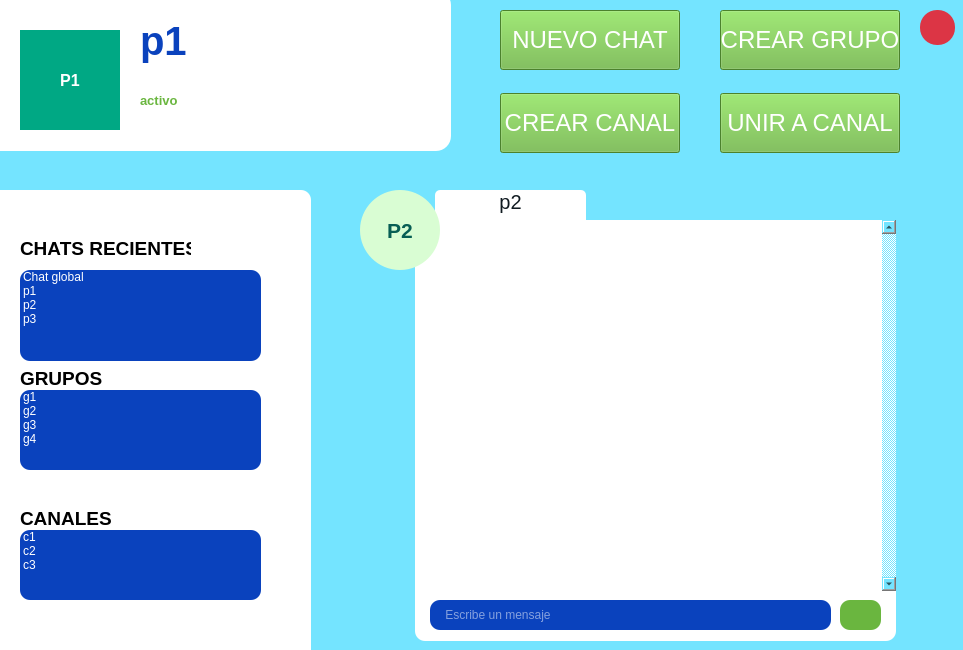
<?xml version="1.0" encoding="UTF-8"?>
<ui version="4.0">
 <class>Principal</class>
 <widget class="QMainWindow" name="Principal">
  <property name="geometry">
   <rect>
    <x>0</x>
    <y>0</y>
    <width>963</width>
    <height>650</height>
   </rect>
  </property>
  <property name="cursor">
   <cursorShape>ArrowCursor</cursorShape>
  </property>
  <property name="contextMenuPolicy">
   <enum>Qt::ContextMenuPolicy::NoContextMenu</enum>
  </property>
  <property name="windowTitle">
   <string>Mensajes</string>
  </property>
  <property name="windowIcon">
   <iconset theme="QIcon::ThemeIcon::AddressBookNew"/>
  </property>
  <property name="windowOpacity">
   <double>0.950000000000000</double>
  </property>
  <property name="styleSheet">
   <string notr="true">background-color: #74e4ff;

</string>
  </property>
  <widget class="QWidget" name="centralwidget">
   <widget class="QGroupBox" name="groupBox">
    <property name="geometry">
     <rect>
      <x>-20</x>
      <y>-10</y>
      <width>471</width>
      <height>161</height>
     </rect>
    </property>
    <property name="styleSheet">
     <string notr="true">background-color: rgb(255, 255, 255);border-radius: 15px;</string>
    </property>
    <property name="title">
     <string/>
    </property>
    <property name="flat">
     <bool>false</bool>
    </property>
    <widget class="QLabel" name="perfilnombre">
     <property name="geometry">
      <rect>
       <x>160</x>
       <y>20</y>
       <width>211</width>
       <height>61</height>
      </rect>
     </property>
     <property name="font">
      <font>
       <pointsize>30</pointsize>
       <bold>true</bold>
      </font>
     </property>
     <property name="styleSheet">
      <string notr="true">font-weight: 700; color: #0a42bd;
background-color: rgb(255, 255, 255);</string>
     </property>
     <property name="text">
      <string>p1</string>
     </property>
    </widget>
    <widget class="QLabel" name="profileStatus">
     <property name="geometry">
      <rect>
       <x>160</x>
       <y>100</y>
       <width>81</width>
       <height>20</height>
      </rect>
     </property>
     <property name="minimumSize">
      <size>
       <width>20</width>
       <height>20</height>
      </size>
     </property>
     <property name="baseSize">
      <size>
       <width>20</width>
       <height>20</height>
      </size>
     </property>
     <property name="font">
      <font>
       <pointsize>10</pointsize>
       <bold>true</bold>
      </font>
     </property>
     <property name="styleSheet">
      <string notr="true">color: #6ab63f; font-size: 10pt;</string>
     </property>
     <property name="lineWidth">
      <number>7</number>
     </property>
     <property name="text">
      <string>activo</string>
     </property>
     <property name="textFormat">
      <enum>Qt::TextFormat::PlainText</enum>
     </property>
    </widget>
    <widget class="QLabel" name="perfilAvatar">
     <property name="geometry">
      <rect>
       <x>40</x>
       <y>40</y>
       <width>100</width>
       <height>100</height>
      </rect>
     </property>
     <property name="minimumSize">
      <size>
       <width>100</width>
       <height>100</height>
      </size>
     </property>
     <property name="maximumSize">
      <size>
       <width>80</width>
       <height>80</height>
      </size>
     </property>
     <property name="styleSheet">
      <string notr="true">
background: #00a884; color: white; border-radius: 0px; font-size: 16px; font-weight: 700; </string>
     </property>
     <property name="text">
      <string>P1</string>
     </property>
     <property name="alignment">
      <set>Qt::AlignmentFlag::AlignCenter</set>
     </property>
    </widget>
   </widget>
   <widget class="QToolButton" name="searchButton">
    <property name="geometry">
     <rect>
      <x>600</x>
      <y>190</y>
      <width>30</width>
      <height>33</height>
     </rect>
    </property>
    <property name="toolTip">
     <string>&lt;html&gt;&lt;head/&gt;&lt;body&gt;&lt;p align=&quot;justify&quot;&gt;Actualizar&lt;/p&gt;&lt;/body&gt;&lt;/html&gt;</string>
    </property>
    <property name="autoFillBackground">
     <bool>false</bool>
    </property>
    <property name="styleSheet">
     <string notr="true">border: 0; font-size: 22px; color: rgb(0, 0, 0);</string>
    </property>
    <property name="text">
     <string/>
    </property>
    <property name="icon">
     <iconset theme="QIcon::ThemeIcon::ViewRefresh"/>
    </property>
   </widget>
   <widget class="QTextEdit" name="txtMsgs">
    <property name="geometry">
     <rect>
      <x>415</x>
      <y>220</y>
      <width>481</width>
      <height>421</height>
     </rect>
    </property>
    <property name="font">
     <font>
      <stylestrategy>PreferDefault</stylestrategy>
     </font>
    </property>
    <property name="styleSheet">
     <string notr="true">background-color: rgb(255, 255, 255);border-radius:10px;padding-bottom:50px;</string>
    </property>
    <property name="frameShape">
     <enum>QFrame::Shape::StyledPanel</enum>
    </property>
    <property name="verticalScrollBarPolicy">
     <enum>Qt::ScrollBarPolicy::ScrollBarAlwaysOn</enum>
    </property>
    <property name="readOnly">
     <bool>true</bool>
    </property>
   </widget>
   <widget class="QLabel" name="avatar">
    <property name="geometry">
     <rect>
      <x>360</x>
      <y>190</y>
      <width>80</width>
      <height>80</height>
     </rect>
    </property>
    <property name="minimumSize">
     <size>
      <width>80</width>
      <height>80</height>
     </size>
    </property>
    <property name="maximumSize">
     <size>
      <width>60</width>
      <height>60</height>
     </size>
    </property>
    <property name="layoutDirection">
     <enum>Qt::LayoutDirection::LeftToRight</enum>
    </property>
    <property name="styleSheet">
     <string notr="true">background: #d9fdd3; color: #075e54; border-radius: 40px; font-size: 21px; font-weight: 700;</string>
    </property>
    <property name="text">
     <string>P2</string>
    </property>
    <property name="alignment">
     <set>Qt::AlignmentFlag::AlignCenter</set>
    </property>
   </widget>
   <widget class="QLineEdit" name="txtSend">
    <property name="geometry">
     <rect>
      <x>430</x>
      <y>600</y>
      <width>401</width>
      <height>30</height>
     </rect>
    </property>
    <property name="styleSheet">
     <string notr="true">background-color: #0a42bd;
color: rgb(255, 255, 255);border-radius:10px;</string>
    </property>
    <property name="maxLength">
     <number>1023</number>
    </property>
    <property name="frame">
     <bool>false</bool>
    </property>
    <property name="placeholderText">
     <string>    Escribe un mensaje</string>
    </property>
   </widget>
   <widget class="QPushButton" name="btnSend">
    <property name="geometry">
     <rect>
      <x>840</x>
      <y>600</y>
      <width>41</width>
      <height>30</height>
     </rect>
    </property>
    <property name="styleSheet">
     <string notr="true">background-color:#6ab63f;border-radius:10px;</string>
    </property>
    <property name="text">
     <string/>
    </property>
    <property name="icon">
     <iconset theme="QIcon::ThemeIcon::DocumentSend"/>
    </property>
   </widget>
   <widget class="QLabel" name="title">
    <property name="geometry">
     <rect>
      <x>435</x>
      <y>190</y>
      <width>151</width>
      <height>41</height>
     </rect>
    </property>
    <property name="sizePolicy">
     <sizepolicy hsizetype="Expanding" vsizetype="Preferred">
      <horstretch>0</horstretch>
      <verstretch>0</verstretch>
     </sizepolicy>
    </property>
    <property name="font">
     <font>
      <pointsize>15</pointsize>
      <fontweight>ExtraLight</fontweight>
     </font>
    </property>
    <property name="layoutDirection">
     <enum>Qt::LayoutDirection::LeftToRight</enum>
    </property>
    <property name="styleSheet">
     <string notr="true">font-weight: 200; color: #111b21;
background-color: rgb(255, 255, 255);border-radius:5px;</string>
    </property>
    <property name="frameShape">
     <enum>QFrame::Shape::Panel</enum>
    </property>
    <property name="frameShadow">
     <enum>QFrame::Shadow::Plain</enum>
    </property>
    <property name="text">
     <string>p2</string>
    </property>
    <property name="alignment">
     <set>Qt::AlignmentFlag::AlignHCenter|Qt::AlignmentFlag::AlignTop</set>
    </property>
   </widget>
   <widget class="QPushButton" name="join_channel">
    <property name="geometry">
     <rect>
      <x>720</x>
      <y>93</y>
      <width>180</width>
      <height>60</height>
     </rect>
    </property>
    <property name="font">
     <font>
      <pointsize>18</pointsize>
     </font>
    </property>
    <property name="styleSheet">
     <string notr="true">background-color: #6ab63f;
color: rgb(255, 255, 255);</string>
    </property>
    <property name="text">
     <string>UNIR A CANAL</string>
    </property>
   </widget>
   <widget class="QPushButton" name="create_chat">
    <property name="geometry">
     <rect>
      <x>500</x>
      <y>10</y>
      <width>180</width>
      <height>60</height>
     </rect>
    </property>
    <property name="font">
     <font>
      <pointsize>18</pointsize>
     </font>
    </property>
    <property name="styleSheet">
     <string notr="true">background-color: #6ab63f;
color: rgb(255, 255, 255);</string>
    </property>
    <property name="text">
     <string>NUEVO CHAT</string>
    </property>
   </widget>
   <widget class="QPushButton" name="create_channel">
    <property name="geometry">
     <rect>
      <x>500</x>
      <y>93</y>
      <width>180</width>
      <height>60</height>
     </rect>
    </property>
    <property name="font">
     <font>
      <pointsize>18</pointsize>
     </font>
    </property>
    <property name="styleSheet">
     <string notr="true">background-color: #6ab63f;
color: rgb(255, 255, 255);</string>
    </property>
    <property name="text">
     <string>CREAR CANAL</string>
    </property>
   </widget>
   <widget class="QPushButton" name="create_group">
    <property name="geometry">
     <rect>
      <x>720</x>
      <y>10</y>
      <width>180</width>
      <height>60</height>
     </rect>
    </property>
    <property name="font">
     <font>
      <pointsize>18</pointsize>
     </font>
    </property>
    <property name="styleSheet">
     <string notr="true">background-color: #6ab63f;
color: rgb(255, 255, 255);</string>
    </property>
    <property name="text">
     <string>CREAR GRUPO</string>
    </property>
   </widget>
   <widget class="QPushButton" name="btnSalir">
    <property name="geometry">
     <rect>
      <x>920</x>
      <y>10</y>
      <width>35</width>
      <height>35</height>
     </rect>
    </property>
    <property name="font">
     <font>
      <pointsize>14</pointsize>
      <bold>true</bold>
     </font>
    </property>
    <property name="toolTip">
     <string>Salir (Ctrl+X)</string>
    </property>
    <property name="styleSheet">
     <string notr="true">background-color: rgb(220, 53, 69); color: rgb(255, 255, 255); border-radius: 17px;</string>
    </property>
    <property name="text">
     <string/>
    </property>
    <property name="icon">
     <iconset theme="QIcon::ThemeIcon::ApplicationExit"/>
    </property>
   </widget>
   <widget class="QGroupBox" name="groupBox_2">
    <property name="geometry">
     <rect>
      <x>-10</x>
      <y>190</y>
      <width>321</width>
      <height>501</height>
     </rect>
    </property>
    <property name="styleSheet">
     <string notr="true">background-color: rgb(255, 255, 255);
color: rgb(0, 0, 0);border-radius:10px;</string>
    </property>
    <property name="title">
     <string/>
    </property>
    <widget class="QLabel" name="selecchatsreciente">
     <property name="geometry">
      <rect>
       <x>30</x>
       <y>50</y>
       <width>171</width>
       <height>16</height>
      </rect>
     </property>
     <property name="font">
      <font>
       <pointsize>14</pointsize>
       <bold>true</bold>
      </font>
     </property>
     <property name="styleSheet">
      <string notr="true">QLabel#sectionTitle { }</string>
     </property>
     <property name="text">
      <string>CHATS RECIENTES</string>
     </property>
    </widget>
    <widget class="QLabel" name="label">
     <property name="geometry">
      <rect>
       <x>30</x>
       <y>180</y>
       <width>131</width>
       <height>16</height>
      </rect>
     </property>
     <property name="font">
      <font>
       <pointsize>14</pointsize>
       <bold>true</bold>
      </font>
     </property>
     <property name="text">
      <string>GRUPOS</string>
     </property>
    </widget>
    <widget class="QListWidget" name="listWidget">
     <property name="geometry">
      <rect>
       <x>30</x>
       <y>200</y>
       <width>241</width>
       <height>80</height>
      </rect>
     </property>
     <property name="styleSheet">
      <string notr="true">border-color: rgb(0, 0, 0);border-radius:10px;background-color:#0a42bd;color:rgb(255,255,255);</string>
     </property>
     <property name="frameShape">
      <enum>QFrame::Shape::Box</enum>
     </property>
     <property name="frameShadow">
      <enum>QFrame::Shadow::Raised</enum>
     </property>
     <item>
      <property name="text">
       <string>g1</string>
      </property>
     </item>
     <item>
      <property name="text">
       <string>g2</string>
      </property>
     </item>
     <item>
      <property name="text">
       <string>g3</string>
      </property>
     </item>
     <item>
      <property name="text">
       <string>g4</string>
      </property>
     </item>
    </widget>
    <widget class="QLabel" name="seleccanales">
     <property name="geometry">
      <rect>
       <x>30</x>
       <y>320</y>
       <width>111</width>
       <height>16</height>
      </rect>
     </property>
     <property name="font">
      <font>
       <pointsize>14</pointsize>
       <bold>true</bold>
      </font>
     </property>
     <property name="styleSheet">
      <string notr="true">QLabel#sectionTitle { }</string>
     </property>
     <property name="text">
      <string>CANALES</string>
     </property>
    </widget>
    <widget class="QListWidget" name="canales">
     <property name="geometry">
      <rect>
       <x>30</x>
       <y>340</y>
       <width>241</width>
       <height>70</height>
      </rect>
     </property>
     <property name="maximumSize">
      <size>
       <width>16777215</width>
       <height>120</height>
      </size>
     </property>
     <property name="styleSheet">
      <string notr="true">border-color:rgb(0,0,0);background-color:#0a42bd;color:rgb(255,255,255);</string>
     </property>
     <property name="frameShape">
      <enum>QFrame::Shape::Box</enum>
     </property>
     <property name="frameShadow">
      <enum>QFrame::Shadow::Raised</enum>
     </property>
     <item>
      <property name="text">
       <string>c1</string>
      </property>
     </item>
     <item>
      <property name="text">
       <string>c2</string>
      </property>
     </item>
     <item>
      <property name="text">
       <string>c3</string>
      </property>
     </item>
    </widget>
    <widget class="QListWidget" name="chatsReciente">
     <property name="geometry">
      <rect>
       <x>30</x>
       <y>80</y>
       <width>241</width>
       <height>91</height>
      </rect>
     </property>
     <property name="styleSheet">
      <string notr="true">border-color: rgb(0, 0, 0);
color:rgb(255,255,255);
background-color: #0a42bd;</string>
     </property>
     <property name="frameShape">
      <enum>QFrame::Shape::Box</enum>
     </property>
     <property name="frameShadow">
      <enum>QFrame::Shadow::Raised</enum>
     </property>
     <item>
      <property name="text">
       <string>Chat global</string>
      </property>
     </item>
     <item>
      <property name="text">
       <string>p1</string>
      </property>
     </item>
     <item>
      <property name="text">
       <string>p2</string>
      </property>
     </item>
     <item>
      <property name="text">
       <string>p3</string>
      </property>
     </item>
    </widget>
   </widget>
   <zorder>btnSalir</zorder>
   <zorder>title</zorder>
   <zorder>groupBox</zorder>
   <zorder>searchButton</zorder>
   <zorder>txtMsgs</zorder>
   <zorder>avatar</zorder>
   <zorder>txtSend</zorder>
   <zorder>btnSend</zorder>
   <zorder>join_channel</zorder>
   <zorder>create_chat</zorder>
   <zorder>create_channel</zorder>
   <zorder>create_group</zorder>
   <zorder>groupBox_2</zorder>
  </widget>
  <action name="actionConectar">
   <property name="text">
    <string>Co&amp;nectar</string>
   </property>
   <property name="shortcut">
    <string>Ctrl+C</string>
   </property>
  </action>
  <action name="actionSalir">
   <property name="text">
    <string>&amp;Salir</string>
   </property>
   <property name="shortcut">
    <string>Ctrl+X</string>
   </property>
  </action>
 </widget>
 <resources/>
 <connections/>
</ui>
